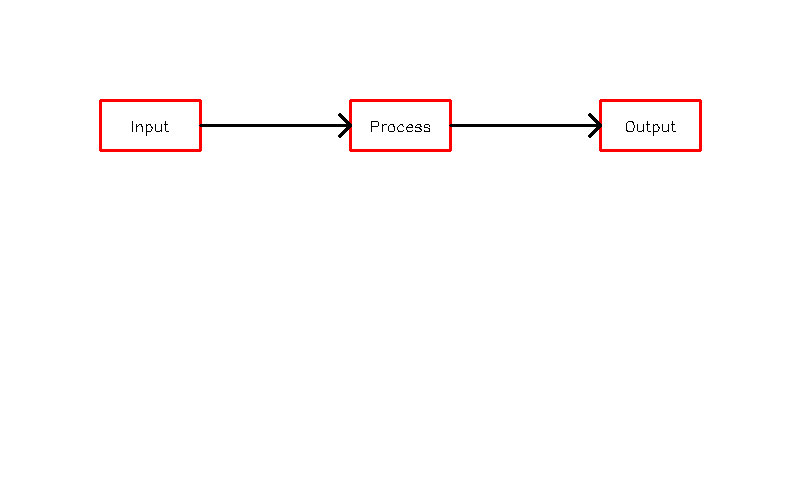
#> input picture backend/data/samples/simple_boxes.png, 800 x 500 px
$ python -i ocr_engine.py   (imports and definitions only)
#> lines starting #> are read from the running program, lines starting #| are printed output that depends on the picture; after the words box and inside, x2 and y2 are one past the last pixel; in counts of white or black regions, pixels touching at a corner belong together
#> further down, picture is the input picture: shape (500, 800, 3); mean B, G, R 252.4, 252.4, 254
"""OCR (Optical Character Recognition) module"""
from typing import List, Dict, Any
import cv2
import numpy as np


class OCREngine:
    """Handles text extraction from images"""

    def __init__(self):
        """Initialize OCR engine"""
        try:
            import pytesseract
            self.pytesseract = pytesseract
            self.available = True
        except ImportError:
            self.available = False
            print("Warning: pytesseract not available. Text extraction will be limited.")

    def extract_text(self, image) -> List[Dict[str, Any]]:
        """
        Extract text from image.

        Args:
            image: Image array (BGR color image)

        Returns:
            List of detected text elements with bounding boxes
        """
        text_elements = []

        if not self.available:
            return text_elements

        try:
            # Convert to grayscale if needed
            if len(image.shape) == 3:
                gray = cv2.cvtColor(image, cv2.COLOR_BGR2GRAY)
            else:
                gray = image

            # Preprocess image for better OCR
            gray = cv2.resize(gray, None, fx=2, fy=2, interpolation=cv2.INTER_CUBIC)
#> gray: shape (1000, 1600)
            gray = cv2.threshold(gray, 0, 255, cv2.THRESH_BINARY + cv2.THRESH_OTSU)[1]
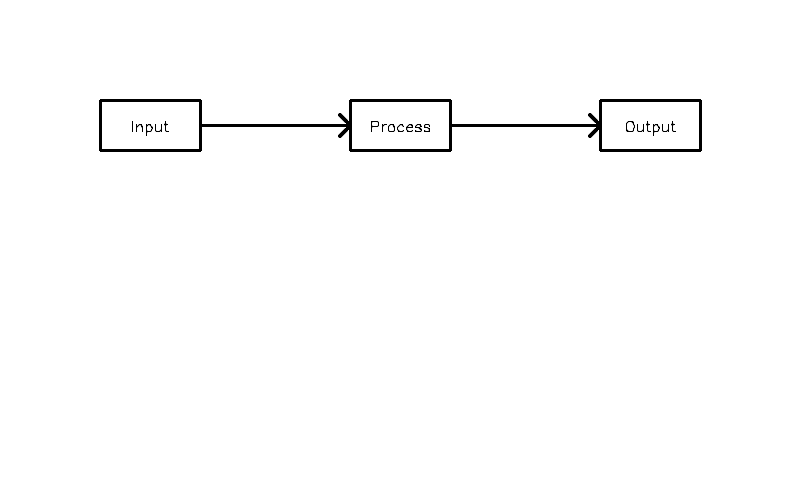
#> gray: shape (1000, 1600) (shown at 1/2 size); 99% white; 19 black regions, largest, box (x1, y1, x2, y2) and area: (198, 198, 1404, 304) 15108, (1252, 242, 1270, 264) 140, (292, 248, 306, 272) 121

            # Extract text with bounding boxes
            data = self.pytesseract.image_to_data(gray, output_type=self.pytesseract.Output.DICT)

            for i in range(len(data['text'])):
                text = data['text'][i].strip()

                if text and len(text) > 0:
                    conf = float(data['conf'][i])

                    # Only include text with reasonable confidence
                    if conf > 30:
                        x = data['left'][i]
                        y = data['top'][i]
                        w = data['width'][i]
                        h = data['height'][i]

                        # Scale back to original image size
                        x = int(x / 2)
                        y = int(y / 2)
                        w = int(w / 2)
                        h = int(h / 2)

                        text_elements.append({
                            'text': text,
                            'bbox': {'x': x, 'y': y, 'w': w, 'h': h},
                            'confidence': conf / 100.0,
                        })

        except Exception as e:
            print(f"OCR extraction error: {str(e)}")

        return text_elements

    # [87 lines left out: functions extract_text_from_roi, extract_text_with_localization, not called in this run]

>>> import cv2
>>> picture = cv2.imread('../../data/samples/simple_boxes.png')
>>> result = OCREngine().extract_text(picture)
#> result = []
